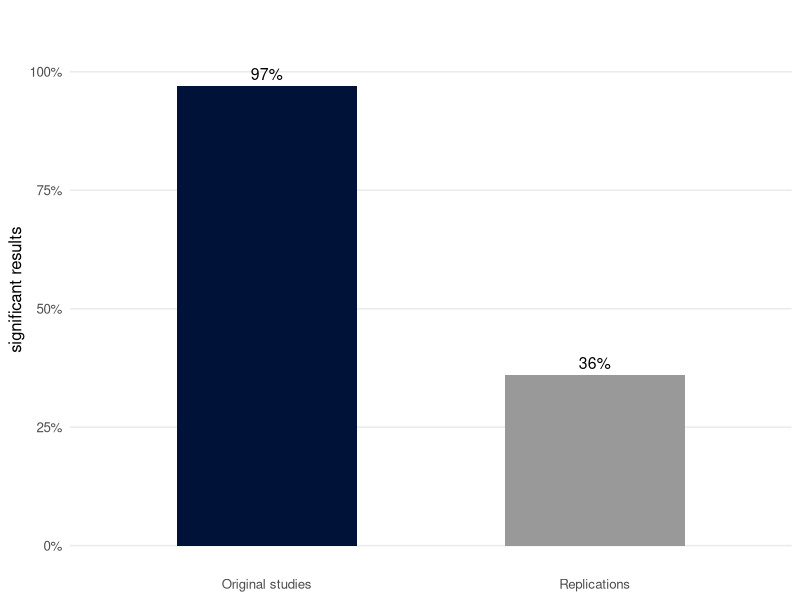
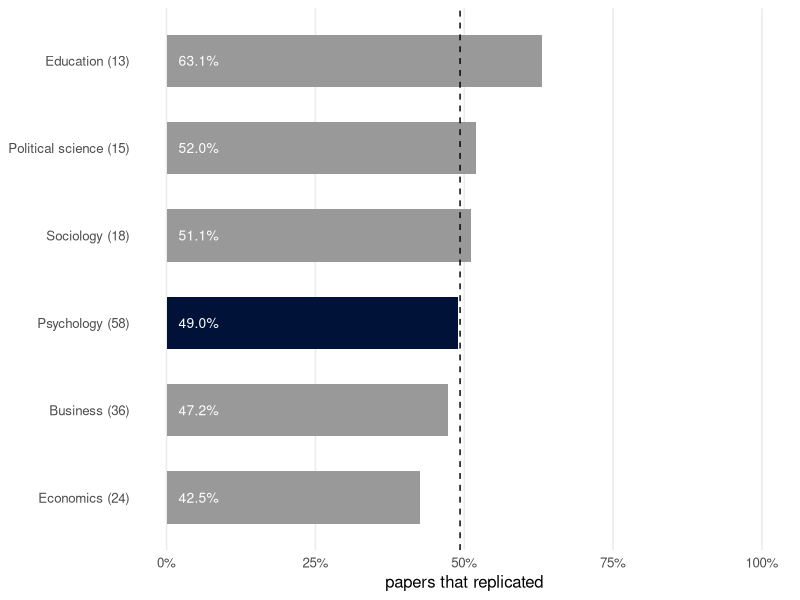
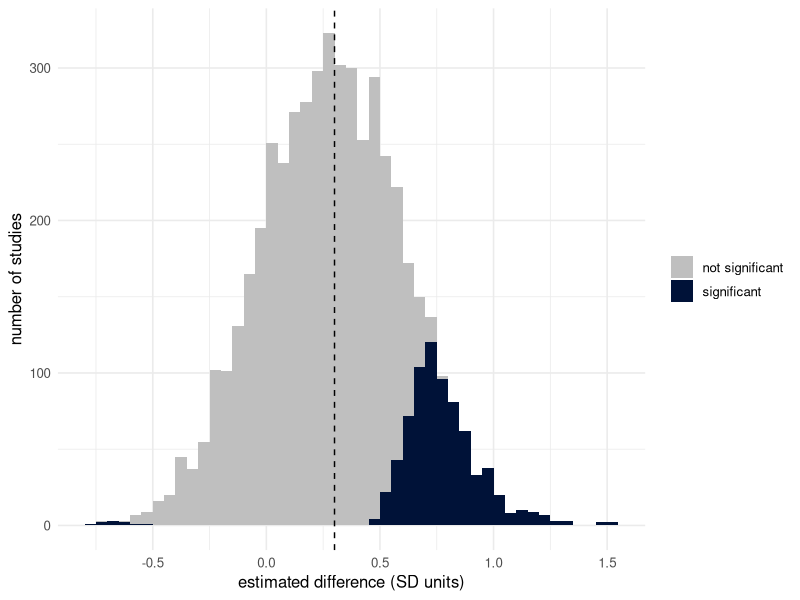

Recreate these plots in R, in order.
## ---- chunk 1
#| cache: false
library(tidyverse)
navy <- "#001238"
## ---- chunk 2
#| label: fig-osc
#| echo: false
#| fig-cap: "Percentage of studies with a statistically significant result, in 100 original psychology studies and in their replications. Data from Open Science Collaboration (2015)."
#| fig-width: 5
#| fig-height: 3

osc <- tibble(set = factor(c("Original studies", "Replications"),
                           levels = c("Original studies", "Replications")),
              pct = c(97, 36))

ggplot(osc, aes(set, pct, fill = set)) +
  geom_col(width = 0.55, show.legend = FALSE) +
  geom_text(aes(label = paste0(pct, "%")), vjust = -0.5, size = 4) +
  scale_fill_manual(values = c(navy, "grey60")) +
  scale_y_continuous(limits = c(0, 108), breaks = seq(0, 100, 25),
                     labels = function(x) paste0(x, "%")) +
  labs(x = NULL, y = "significant results") +
  theme_minimal(base_size = 12) +
  theme(panel.grid.major.x = element_blank(),
        panel.grid.minor = element_blank())
## ---- chunk 3
#| label: fig-score
#| echo: false
#| fig-cap: "Percentage of papers whose findings replicated (significant, in the same direction as the original), in six social and behavioural sciences; the number of papers is in brackets. The dashed line is the overall rate, 49%. Data from Tyner et al. (2026), Table 3."
#| fig-width: 6
#| fig-height: 3

score <- tibble(field = c("Business", "Economics", "Education",
                          "Political science", "Psychology", "Sociology"),
                n = c(36, 24, 13, 15, 58, 18),
                pct = c(47.2, 42.5, 63.1, 52.0, 49.0, 51.1)) |>
  mutate(label = paste0(field, " (", n, ")"),
         label = fct_reorder(label, pct))

ggplot(score, aes(pct, label, fill = field == "Psychology")) +
  geom_col(width = 0.6, show.legend = FALSE) +
  geom_vline(xintercept = 49.3, linetype = "dashed") +
  geom_text(aes(x = 2, label = paste0(sprintf("%.1f", pct), "%")),
            hjust = 0, colour = "white", size = 3.5) +
  scale_fill_manual(values = c("FALSE" = "grey60", "TRUE" = navy)) +
  scale_x_continuous(limits = c(0, 100), breaks = seq(0, 100, 25),
                     labels = function(x) paste0(x, "%")) +
  labs(x = "papers that replicated", y = NULL) +
  theme_minimal(base_size = 12) +
  theme(panel.grid.major.y = element_blank(),
        panel.grid.minor = element_blank())
## ---- chunk 4
one_study <- function(n, d) {
  x <- rnorm(n, mean = 0, sd = 1)
  y <- rnorm(n, mean = d, sd = 1)
  c(estimate = mean(y) - mean(x), p = t.test(y, x)$p.value)
}

set.seed(2026)
studies <- as_tibble(t(replicate(5000, one_study(n = 20, d = 0.3))))

studies |>
  summarise(power = mean(p < 0.05),
            mean_estimate_all = mean(estimate),
            mean_estimate_significant = mean(estimate[p < 0.05 & estimate > 0]))
## ---- chunk 5
#| label: fig-winners-curse
#| fig-cap: "Estimated differences in 5,000 simulated studies with 20 participants per group. The true difference is 0.3 (dashed line). The significant studies (dark) are the ones that overestimated it."
#| fig-width: 6
#| fig-height: 3

studies |>
  mutate(result = if_else(p < 0.05, "significant", "not significant")) |>
  ggplot(aes(estimate, fill = result)) +
  geom_histogram(binwidth = 0.05, boundary = 0) +
  geom_vline(xintercept = 0.3, linetype = "dashed") +
  scale_fill_manual(values = c("not significant" = "grey75", "significant" = navy)) +
  labs(x = "estimated difference (SD units)", y = "number of studies", fill = NULL) +
  theme_minimal(base_size = 12)
## ---- chunk 6
flexible_study <- function() {
  x1 <- rnorm(30); y1 <- rnorm(30)                          # outcome 1
  x2 <- 0.5 * x1 + sqrt(0.75) * rnorm(30)                    # outcome 2,
  y2 <- 0.5 * y1 + sqrt(0.75) * rnorm(30)                    # correlated with 1
  p <- c(t.test(x1[1:20], y1[1:20])$p.value,                 # first look
         t.test(x2[1:20], y2[1:20])$p.value,
         t.test(x1, y1)$p.value,                             # after 10 more
         t.test(x2, y2)$p.value)
  c(planned = p[3] < 0.05,      # one outcome, sample size fixed in advance
    flexible = any(p < 0.05))   # any of the four tests
}

set.seed(2026)
rowMeans(replicate(5000, flexible_study()))
